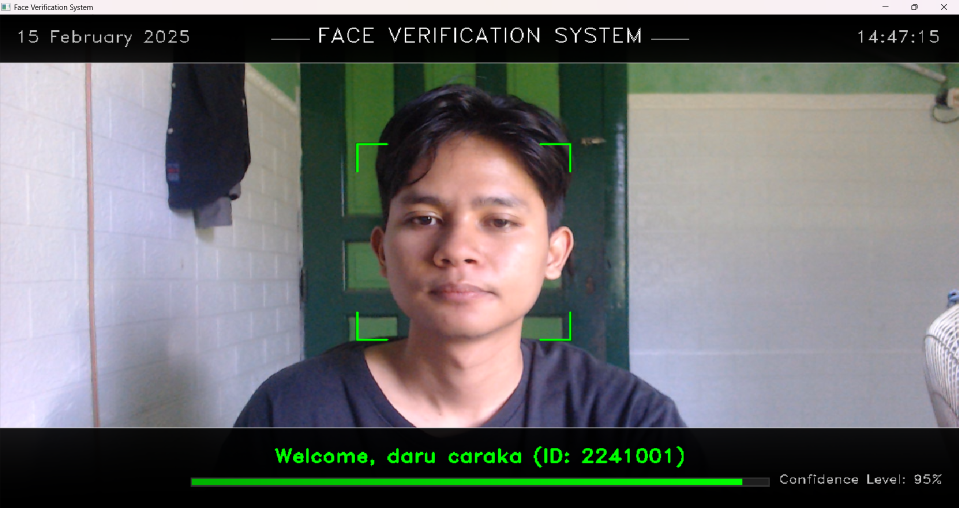
#> input picture src/img/face verification.png, 1918 x 1016 px, given in place of the camera (shown at 1/2 size)
$ python verify_face.py
#> lines starting #> are read from the running program, lines starting #| are printed output that depends on the picture; after the words box and inside, x2 and y2 are one past the last pixel; in counts of white or black regions, pixels touching at a corner belong together; pictures that were not available may be replaced by others from this repository, and a replacement may not be noted
import cv2
import os
import pickle
import numpy as np
from datetime import datetime
import time

def cosine_similarity(A, B):
    return np.dot(A, B)/(np.linalg.norm(A)*np.linalg.norm(B))

def create_elegant_overlay(frame, text="", color=(255, 255, 255), confidence=0):
    """Create elegant overlay with text and visual elements"""
    height, width = frame.shape[:2]
    overlay = frame.copy()

    top_height = 70
    for i in range(top_height):
        alpha = 1 - (i / top_height) * 0.3
        cv2.rectangle(overlay, (0, i), (width, i+1), (0, 0, 0), -1)
        overlay[i, :] = cv2.addWeighted(overlay[i, :], alpha, frame[i, :], 1-alpha, 0)

    bottom_height = 120
    for i in range(bottom_height):
        y = height - bottom_height + i
        alpha = 0.7 + (i / bottom_height) * 0.3
        cv2.rectangle(overlay, (0, y), (width, y+1), (0, 0, 0), -1)
        overlay[y, :] = cv2.addWeighted(overlay[y, :], alpha, frame[y, :], 1-alpha, 0)

    cv2.line(overlay, (0, top_height), (width, top_height), (200, 200, 200), 1)
    cv2.line(overlay, (0, height-bottom_height), (width, height-bottom_height), (200, 200, 200), 1)

    current_time = datetime.now().strftime("%H:%M:%S")
    current_date = datetime.now().strftime("%d %B %Y")
    font = cv2.FONT_HERSHEY_DUPLEX

    title = "FACE VERIFICATION SYSTEM"
    title_size = cv2.getTextSize(title, font, 1, 1)[0]
    title_x = int((width - title_size[0]) / 2)

    line_length = 50
    cv2.line(overlay, (title_x - line_length - 10, 35), (title_x - 10, 35), (255, 255, 255), 1)
    cv2.line(overlay, (title_x + title_size[0] + 10, 35), (title_x + title_size[0] + line_length + 10, 35), (255, 255, 255), 1)

    cv2.putText(overlay, title, (title_x, 40), font, 1, (255, 255, 255), 1)
    cv2.putText(overlay, current_time, (width-140, 40), font, 0.8, (200, 200, 200), 1)
    cv2.putText(overlay, current_date, (20, 40), font, 0.8, (200, 200, 200), 1)

    if text:
        text_size = cv2.getTextSize(text, font, 0.9, 1)[0]
        text_x = int((width - text_size[0]) / 2)
        cv2.putText(overlay, text, (text_x+1, height-70+1), font, 0.9, (0, 0, 0), 2)
        cv2.putText(overlay, text, (text_x, height-70), font, 0.9, color, 2)

        bar_width = int(width * 0.6)
        bar_height = 8
        bar_x = int((width - bar_width) / 2)
        bar_y = height - 45

        cv2.rectangle(overlay, (bar_x-2, bar_y-2), (bar_x + bar_width+2, bar_y + bar_height+2),
                     (50, 50, 50), -1)
        cv2.rectangle(overlay, (bar_x, bar_y), (bar_x + bar_width, bar_y + bar_height),
                     (30, 30, 30), -1)

        progress_width = int(bar_width * confidence)
        if progress_width > 0:
            for i in range(progress_width):
                x = bar_x + i
                progress_color = list(color)
                alpha = 0.7 + (i / progress_width) * 0.3
                progress_color = [int(c * alpha) for c in progress_color]
                cv2.line(overlay, (x, bar_y), (x, bar_y + bar_height), progress_color, 1)

        conf_text = f"Confidence Level: {int(confidence*100)}%"
        conf_size = cv2.getTextSize(conf_text, font, 0.6, 1)[0]
        conf_x = bar_x + bar_width + 15
        conf_y = bar_y + 6

        cv2.putText(overlay, conf_text, (conf_x+1, conf_y+1), font, 0.6, (0, 0, 0), 1)
        cv2.putText(overlay, conf_text, (conf_x, conf_y), font, 0.6, (200, 200, 200), 1)

    return overlay

def draw_elegant_box(frame, x, y, w, h, color):
    """Draw elegant face detection box with enhanced visual effects"""
    l = 40
    t = 2

    glow_size = 3
    for i in range(glow_size):
        alpha = 1 - (i / glow_size)
        glow_color = tuple(int(c * alpha) for c in color)

        # Top left
        cv2.line(frame, (x-i, y-i), (x+l, y-i), glow_color, 1)
        cv2.line(frame, (x-i, y-i), (x-i, y+l), glow_color, 1)

        # Top right
        cv2.line(frame, (x+w-l, y-i), (x+w+i, y-i), glow_color, 1)
        cv2.line(frame, (x+w+i, y-i), (x+w+i, y+l), glow_color, 1)

        # Bottom left
        cv2.line(frame, (x-i, y+h-l), (x-i, y+h+i), glow_color, 1)
        cv2.line(frame, (x-i, y+h+i), (x+l, y+h+i), glow_color, 1)

        # Bottom right
        cv2.line(frame, (x+w-l, y+h+i), (x+w+i, y+h+i), glow_color, 1)
        cv2.line(frame, (x+w+i, y+h-l), (x+w+i, y+h+i), glow_color, 1)

    # Draw main corners
    # Top left
    cv2.line(frame, (x, y), (x+l, y), color, t)
    cv2.line(frame, (x, y), (x, y+l), color, t)

    # Top right
    cv2.line(frame, (x+w-l, y), (x+w, y), color, t)
    cv2.line(frame, (x+w, y), (x+w, y+l), color, t)

    # Bottom left
    cv2.line(frame, (x, y+h-l), (x, y+h), color, t)
    cv2.line(frame, (x, y+h), (x+l, y+h), color, t)

    # Bottom right
    cv2.line(frame, (x+w-l, y+h), (x+w, y+h), color, t)
    cv2.line(frame, (x+w, y+h), (x+w, y+h-l), color, t)

def verify_face():
    face_cascade = cv2.CascadeClassifier(cv2.data.haarcascades + 'haarcascade_frontalface_default.xml')

    cap = cv2.VideoCapture(0)
    cap.set(cv2.CAP_PROP_FRAME_WIDTH, 1280)  # Higher resolution
    cap.set(cv2.CAP_PROP_FRAME_HEIGHT, 720)
    cap.set(cv2.CAP_PROP_FPS, 30)

    mahasiswa_faces = {}
    for filename in os.listdir('mahasiswa_faces'):
        if filename.endswith('.pkl'):
            with open(os.path.join('mahasiswa_faces', filename), 'rb') as f:
                mahasiswa_data = pickle.load(f)
                mahasiswa_data['face_vector'] = mahasiswa_data['face_img'].flatten().astype(np.float32)
                mahasiswa_faces[mahasiswa_data['id']] = mahasiswa_data

    last_verification_time = 0
    verification_interval = 0.3

    last_verification_result = None
    last_face_position = None

    scale_factor = 1.3
    min_neighbors = 5

    window_name = 'Face Verification System'
    cv2.namedWindow(window_name, cv2.WINDOW_NORMAL)

    while True:
        ret, frame = cap.read()
#> frame is the input picture: shape (1016, 1918, 3); mean B, G, R 110.2, 110, 109.4
        if not ret:
            continue

        frame = cv2.flip(frame, 1)

        small_frame = cv2.resize(frame, (0, 0), fx=0.5, fy=0.5)
        gray = cv2.cvtColor(small_frame, cv2.COLOR_BGR2GRAY)
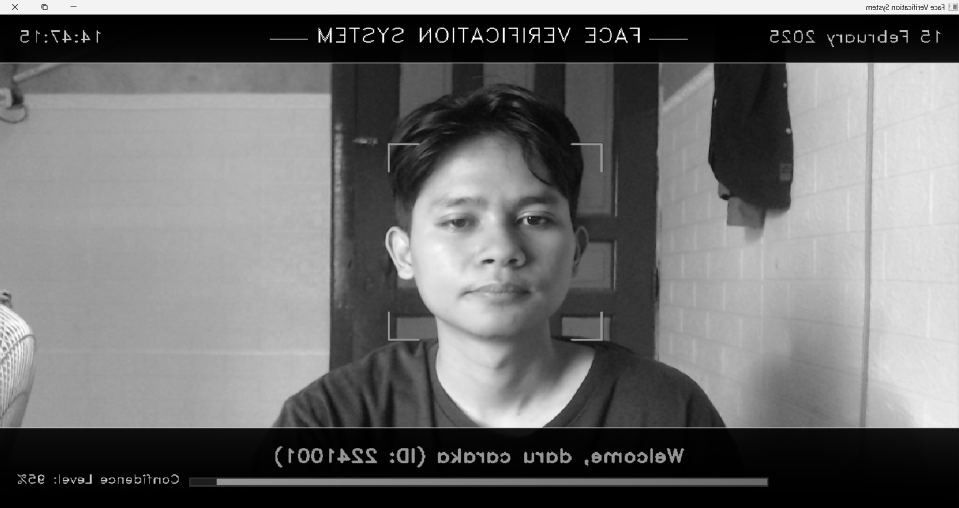
#> gray: shape (508, 959); min 0, max 255, mean 109.9

        faces = face_cascade.detectMultiScale(
            gray,
            scaleFactor=scale_factor,
            minNeighbors=min_neighbors,
            minSize=(30, 30)
        )
#> faces = [[400, 143, 195, 195]]

        faces = [(int(x * 2), int(y * 2), int(w * 2), int(h * 2)) for x, y, w, h in faces]
#> faces = [(800, 286, 390, 390)]

        current_time = time.time()

        if len(faces) == 1:
            (x, y, w, h) = faces[0]
#> x = 800; y = 286; w = 390; h = 390
            last_face_position = (x, y, w, h)
#> last_face_position = (800, 286, 390, 390)

            if current_time - last_verification_time >= verification_interval:
                face_img = frame[y:y+h, x:x+w]
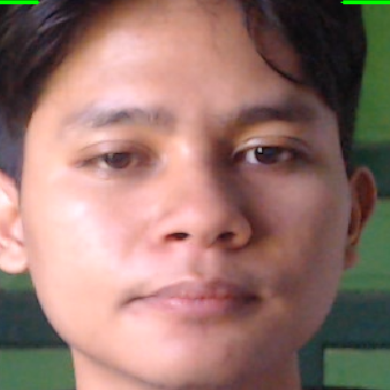
#> face_img: shape (390, 390, 3); mean B, G, R 109.2, 117.5, 150.5
                face_img = cv2.resize(face_img, (128, 128))
#> face_img: shape (128, 128, 3)
                current_face = face_img.flatten().astype(np.float32)

                best_match = None
                highest_similarity = 0

                for mah_id, mah_data in mahasiswa_faces.items():
                    similarity = cosine_similarity(
                        current_face,
                        mah_data['face_vector']
                    )

                    if similarity > highest_similarity:
                        highest_similarity = similarity
                        best_match = mah_data
#> after the loop, highest_similarity = 0

                if highest_similarity > 0.85:
                    text = f"Welcome, {best_match['name']} (NIM: {best_match['id']})"
                    color = (0, 255, 0)
                else:
                    text = "Access Denied - Identity Not Verified"
                    color = (0, 0, 255)

                last_verification_result = {
                    'text': text,
                    'color': color,
                    'confidence': highest_similarity
                }
#> last_verification_result = {'text': 'Access Denied - Identity Not Verified', 'color': (0, 0, 255), 'confidence': 0}
                last_verification_time = current_time

        frame = create_elegant_overlay(frame)
#> after the loop in create_elegant_overlay, `for i in range(top_height):`: overlay: shape (1016, 1918, 3); mean B, G, R 103.4, 103.3, 102.5
#> after the loop in create_elegant_overlay, `for i in range(bottom_height):`:
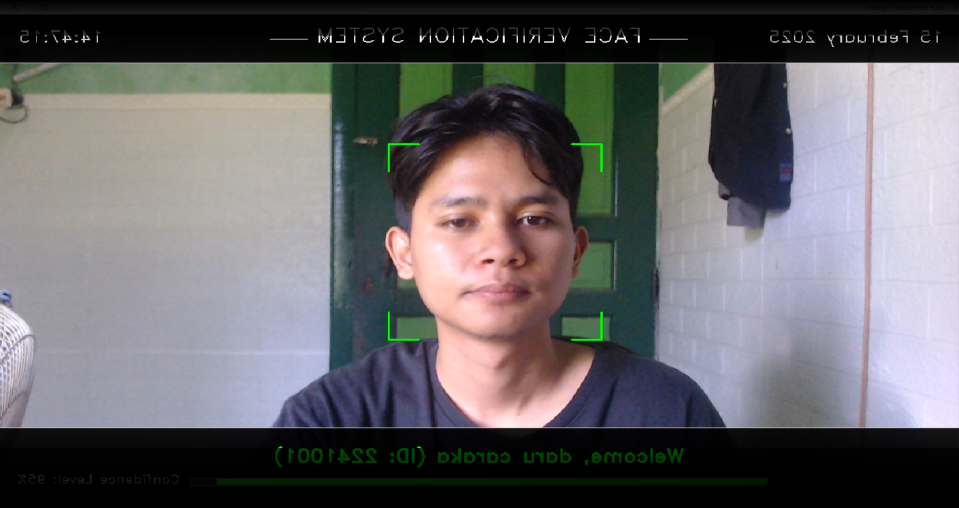
#> overlay: shape (1016, 1918, 3) (shown at 1/2 size); mean B, G, R 103, 100.7, 102
#> in create_elegant_overlay, `font = cv2.FONT_HERSHEY_DUPLEX`: font = 2
#> in create_elegant_overlay, `title_size = cv2.getTextSize(title, font, 1, 1)[0]`: title_size = (436, 22)
#> in create_elegant_overlay, `title_x = int((width - title_size[0]) / 2)`: title_x = 741
#> in create_elegant_overlay, `cv2.line(overlay, (title_x - line_length - 10, 35), (title_x - 10, 35)..`: overlay: shape (1016, 1918, 3); mean B, G, R 103.4, 101, 102.4
#> in create_elegant_overlay, `cv2.line(overlay, (title_x + title_size[0] + 10, 35), (title_x + title..`: overlay: shape (1016, 1918, 3); mean B, G, R 103.4, 101.1, 102.4
#> in create_elegant_overlay, `cv2.putText(overlay, current_time, (width-140, 40), font, 0.8, (200, 2..`: overlay: shape (1016, 1918, 3); mean B, G, R 103.7, 101.3, 102.7

        if last_verification_result and last_face_position:
            x, y, w, h = last_face_position
            draw_elegant_box(frame, x, y, w, h, last_verification_result['color'])
#> after the loop in draw_elegant_box, `for i in range(glow_size):`:
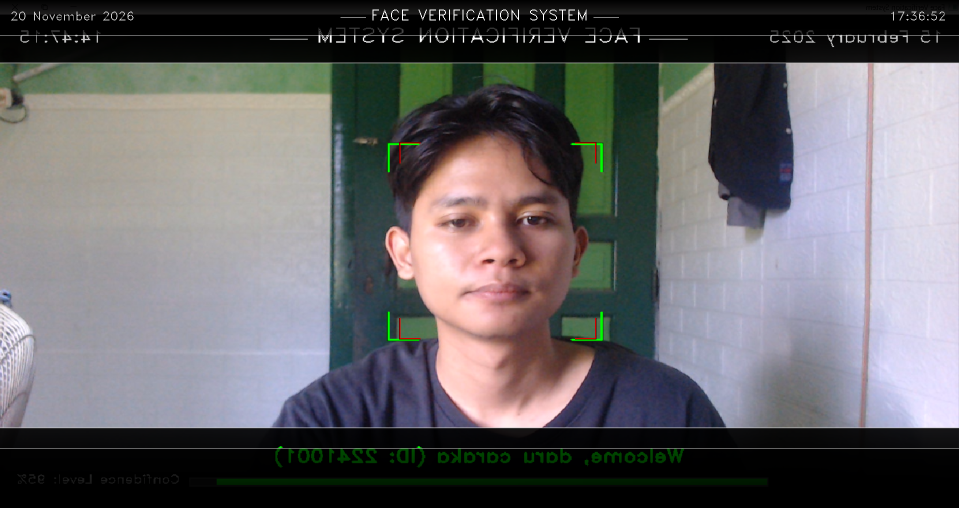
#> frame: shape (1016, 1918, 3) (shown at 1/2 size); mean B, G, R 103.7, 101.4, 102.9
#> in draw_elegant_box, `cv2.line(frame, (x, y), (x+l, y), color, t)`: frame: shape (1016, 1918, 3); under 0.01% of pixels changed, all inside (x1, y1, x2, y2) = (799, 285, 842, 288)
#> in draw_elegant_box, `cv2.line(frame, (x, y), (x, y+l), color, t)`: frame: shape (1016, 1918, 3); mean B, G, R 103.7, 101.4, 102.9
#> in draw_elegant_box, `cv2.line(frame, (x+w-l, y), (x+w, y), color, t)`: frame: shape (1016, 1918, 3); mean B, G, R 103.7, 101.4, 102.9
#> in draw_elegant_box, `cv2.line(frame, (x+w, y), (x+w, y+l), color, t)`: frame: shape (1016, 1918, 3); mean B, G, R 103.7, 101.4, 102.9
#> in draw_elegant_box, `cv2.line(frame, (x, y+h-l), (x, y+h), color, t)`: frame: shape (1016, 1918, 3); mean B, G, R 103.7, 101.3, 102.9
#> in draw_elegant_box, `cv2.line(frame, (x, y+h), (x+l, y+h), color, t)`: frame: shape (1016, 1918, 3); mean B, G, R 103.7, 101.3, 102.9
#> in draw_elegant_box, `cv2.line(frame, (x+w-l, y+h), (x+w, y+h), color, t)`: frame: shape (1016, 1918, 3); mean B, G, R 103.7, 101.3, 102.9
#> in draw_elegant_box, `cv2.line(frame, (x+w, y+h), (x+w, y+h-l), color, t)`: frame: shape (1016, 1918, 3); mean B, G, R 103.7, 101.3, 102.9
            frame = create_elegant_overlay(
                frame,
                last_verification_result['text'],
                last_verification_result['color'],
                last_verification_result['confidence']
            )
#> call 2 of create_elegant_overlay, with text = 'Access Denied - Identity Not Verified', color = (0, 0, 255), confidence = 0
#> after the loop in create_elegant_overlay (call 2), `for i in range(top_height):`:
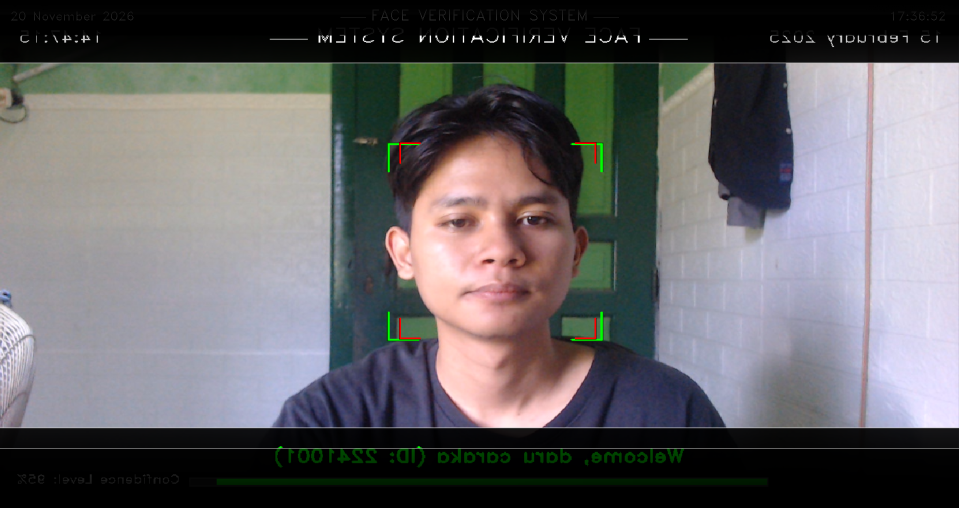
#> overlay: shape (1016, 1918, 3) (shown at 1/2 size); mean B, G, R 102.7, 100.4, 101.9
#> after the loop in create_elegant_overlay (call 2), `for i in range(bottom_height):`:
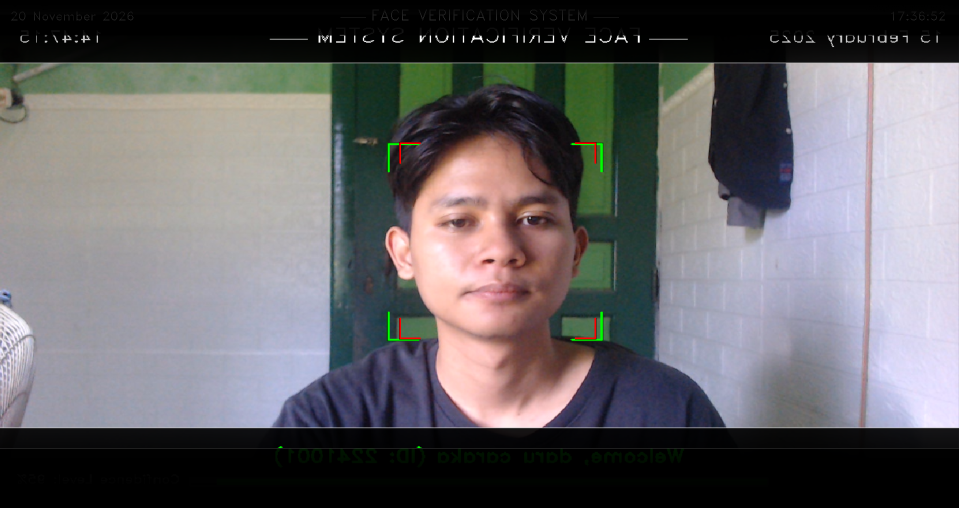
#> overlay: shape (1016, 1918, 3) (shown at 1/2 size); 5.27% of pixels changed, all inside (x1, y1, x2, y2) = (0, 896, 1918, 988)
#> in create_elegant_overlay (call 2), `cv2.line(overlay, (title_x - line_length - 10, 35), (title_x - 10, 35)..`: overlay: shape (1016, 1918, 3); mean B, G, R 102.9, 100.1, 102.1
#> in create_elegant_overlay (call 2), `cv2.line(overlay, (title_x + title_size[0] + 10, 35), (title_x + title..`: overlay: shape (1016, 1918, 3); mean B, G, R 102.9, 100.1, 102.1
#> in create_elegant_overlay (call 2), `cv2.putText(overlay, current_time, (width-140, 40), font, 0.8, (200, 2..`: overlay: shape (1016, 1918, 3); mean B, G, R 103.1, 100.4, 102.3
#> in create_elegant_overlay (call 2), `text_size = cv2.getTextSize(text, font, 0.9, 1)[0]`: text_size = (547, 20)
#> in create_elegant_overlay (call 2), `text_x = int((width - text_size[0]) / 2)`: text_x = 685
#> in create_elegant_overlay (call 2), `cv2.putText(overlay, text, (text_x+1, height-70+1), font, 0.9, (0, 0, ..`: overlay: shape (1016, 1918, 3); mean B, G, R 103.2, 100.5, 102.4
#> in create_elegant_overlay (call 2), `cv2.rectangle(overlay, (bar_x-2, bar_y-2), (bar_x + bar_width+2, bar_y..`:
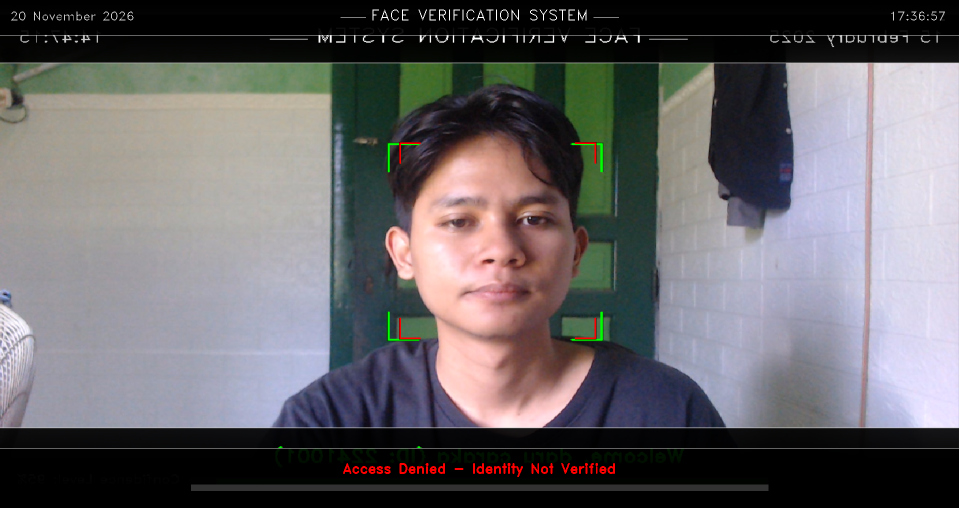
#> overlay: shape (1016, 1918, 3) (shown at 1/2 size); mean B, G, R 103.6, 100.8, 103.3
#> in create_elegant_overlay (call 2), `cv2.rectangle(overlay, (bar_x, bar_y), (bar_x + bar_width, bar_y + bar..`: overlay: shape (1016, 1918, 3); 0.53% of pixels changed, all inside (x1, y1, x2, y2) = (384, 971, 1535, 980)
#> in create_elegant_overlay (call 2), `conf_size = cv2.getTextSize(conf_text, font, 0.6, 1)[0]`: conf_size = (206, 14)
#> in create_elegant_overlay (call 2), `cv2.putText(overlay, conf_text, (conf_x, conf_y), font, 0.6, (200, 200..`: overlay: shape (1016, 1918, 3); mean B, G, R 103.5, 100.8, 103.3

        cv2.imshow(window_name, frame)

        if len(faces) == 0 and last_verification_time and (current_time - last_verification_time > 2.0):
            last_verification_result = None
            last_face_position = None

        if cv2.waitKey(1) & 0xFF == 27:
#> (key Esc is pressed here)
            break

    cap.release()
    cv2.destroyAllWindows()

if __name__ == "__main__":
    verify_face()
